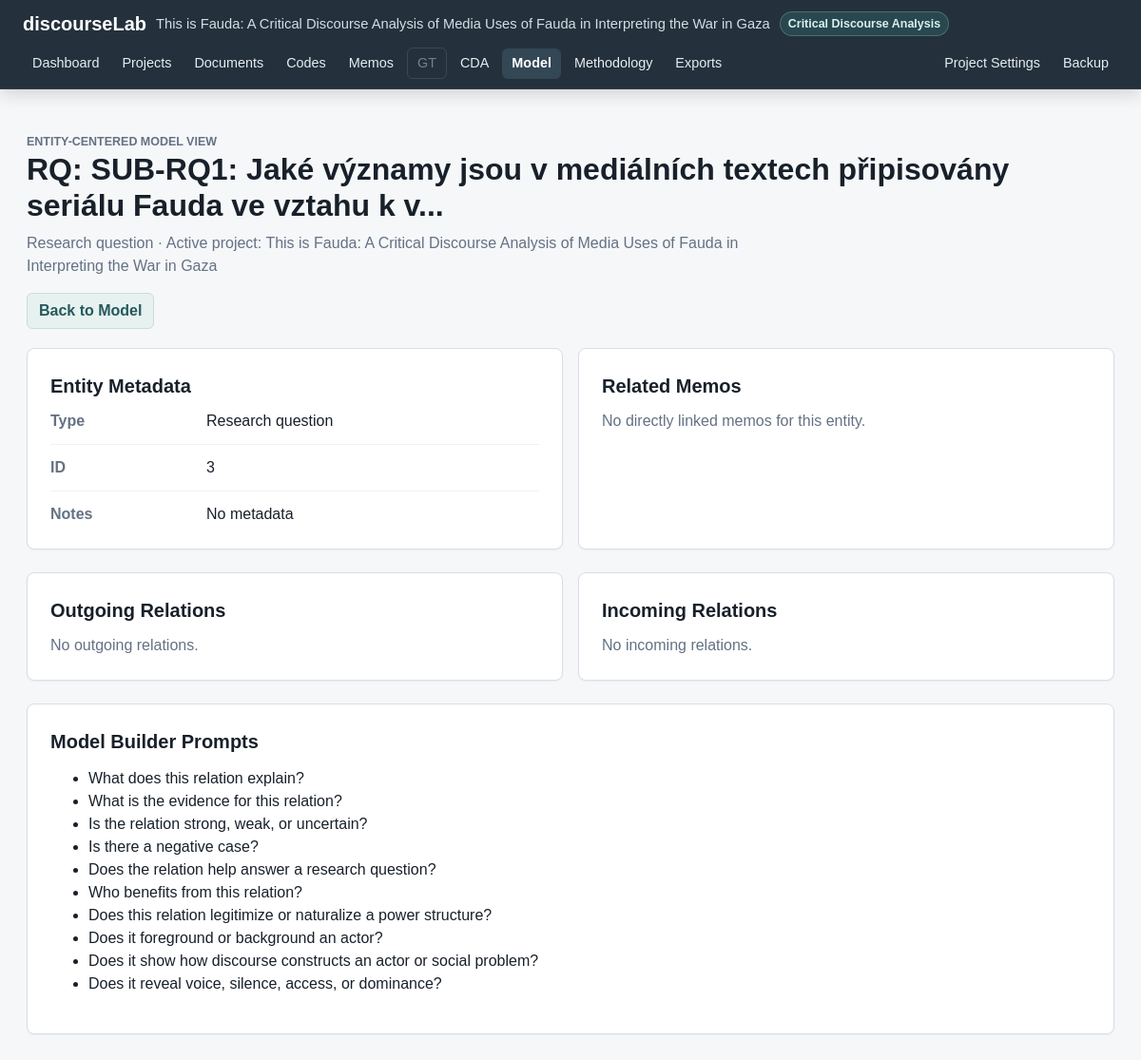
The page /model/entity/research_question/3 on the database its author committed.
### tables this page shows
CREATE TABLE projects (
    id INTEGER PRIMARY KEY AUTOINCREMENT,
    name TEXT NOT NULL,
    description TEXT,
    created_at TEXT NOT NULL DEFAULT CURRENT_TIMESTAMP,
    updated_at TEXT NOT NULL DEFAULT CURRENT_TIMESTAMP
, methodology_mode TEXT NOT NULL DEFAULT 'mixed', status TEXT NOT NULL DEFAULT 'active', last_opened_at TEXT, research_goal TEXT, principal_investigator TEXT);

### app.py (the view)
    @app.route("/model/entity/<entity_type>/<int:entity_id>")
    def model_entity(entity_type: str, entity_id: int):
        active_project = get_active_project()
        entity = get_entity_reference(entity_type, entity_id, active_project["id"])
        if entity is None:
            flash("Invalid model entity.", "error")
            abort(404)
        return render_template(
            "model_entity.html",
            title=f"Model Entity: {entity['label']}",
            active_page="model",
            active_project=active_project,
            entity=entity,
            outgoing_relations=get_entity_relations(active_project["id"], entity_type, entity_id, "outgoing"),
            incoming_relations=get_entity_relations(active_project["id"], entity_type, entity_id, "incoming"),
            related_memos=get_related_memos_for_model_entity(active_project["id"], entity_type, entity_id),
            mode_prompts=get_model_mode_prompts(active_project),
        )

### app.py (called while the page is built, shortened)
def get_db() -> sqlite3.Connection:
    if "db" not in g:
        g.db = sqlite3.connect(DATABASE)
        g.db.row_factory = sqlite3.Row
        g.db.execute("PRAGMA foreign_keys = ON")
    return g.db

def query_one(sql: str, params: tuple = ()) -> sqlite3.Row | None:
    return get_db().execute(sql, params).fetchone()

def query_all(sql: str, params: tuple = ()) -> list[sqlite3.Row]:
    return get_db().execute(sql, params).fetchall()

def get_project(project_id: int) -> sqlite3.Row | None:
    return query_one(
        """
        SELECT id, name, description, methodology_mode, status, last_opened_at,
               research_goal, principal_investigator, created_at, updated_at
        FROM projects
        WHERE id = ? AND status != 'deleted'
        """,
        (project_id,),
    )

def project_supports_gt(project: sqlite3.Row | dict) -> bool:
    return project["methodology_mode"] in {"gt", "mixed"}

def project_supports_cda(project: sqlite3.Row | dict) -> bool:
    return project["methodology_mode"] in {"cda", "mixed"}

def get_entities_for_type(entity_type: str, project_id: int) -> list[dict]:
    if entity_type == "research_question":
        rows = query_all(
            "SELECT id, question, note FROM research_questions WHERE project_id = ? ORDER BY id",
            (project_id,),
        )
        return [
            make_entity_option(
                "research_question",
                row["id"],
                f"RQ: {truncate_text(row['question'], 90)}",
                row["note"],
            )
            for row in rows
        ]

def make_entity_option(entity_type: str, entity_id: int, label: str, meta: str | None = None) -> dict:
    return {
        "type": entity_type,
        "id": entity_id,
        "value": f"{entity_type}:{entity_id}",
        "label": label,
        "type_label": RELATION_ENTITY_TYPES.get(entity_type) or METHODOLOGY_LINKED_ENTITY_TYPES.get(entity_type, entity_type),
        "meta": meta or "",
    }

def get_entity_reference(entity_type: str, entity_id: int, project_id: int) -> dict | None:
    if entity_type not in RELATION_ENTITY_TYPES:
        return None
    for entity in get_entities_for_type(entity_type, project_id):
        if entity["id"] == entity_id:
            return entity
    return None

def truncate_text(text: str, length: int = 80) -> str:
    text = " ".join((text or "").split())
    if len(text) <= length:
        return text
    return text[: length - 3] + "..."

### templates/model_entity.html
{% extends "base.html" %}
{% block content %}
<section class="page-header">
    <p class="eyebrow">Entity-centered model view</p>
    <h1>{{ entity.label }}</h1>
    <p>{{ entity.type_label }} · Active project: {{ active_project.name }}</p>
</section>
<section class="detail-actions">
    <a class="button-secondary" href="{{ url_for('model_builder') }}">Back to Model</a>
</section>
<section class="dashboard-grid">
    <article class="info-panel">
        <h2>Entity Metadata</h2>
        <dl class="metadata-list">
            <div><dt>Type</dt><dd>{{ entity.type_label }}</dd></div>
            <div><dt>ID</dt><dd>{{ entity.id }}</dd></div>
            <div><dt>Notes</dt><dd>{{ entity.meta or "No metadata" }}</dd></div>
        </dl>
    </article>
    <article class="info-panel">
        <h2>Related Memos</h2>
        {% if related_memos %}
            <ul class="compact-list">
                {% for memo in related_memos %}
                    <li><span>{{ memo.title }}</span><span>{{ memo.memo_type }} · {{ memo.status }}</span></li>
                {% endfor %}
            </ul>
        {% else %}
            <p>No directly linked memos for this entity.</p>
        {% endif %}
    </article>
</section>
<section class="dashboard-grid">
    <article class="info-panel">
        <h2>Outgoing Relations</h2>
        {% if outgoing_relations %}
            <div class="relation-list compact-relations">
                {% for relation in outgoing_relations %}
                    <article class="relation-card">
                        <h3>{{ relation.title or "Relation #" ~ relation.id }}</h3>
                        <div class="relation-flow">
                            <span class="entity-label">{{ relation.source_label }}</span>
                            <span class="relation-arrow">{{ relation.relation_label }} →</span>
                            <a class="entity-label" href="{{ url_for('model_entity', entity_type=relation.target_type, entity_id=relation.target_id) }}">{{ relation.target_label }}</a>
                        </div>
                        <span class="strength-badge strength-{{ relation.strength }}">{{ relation.strength_label }}</span>
                    </article>
                {% endfor %}
            </div>
        {% else %}
            <p>No outgoing relations.</p>
        {% endif %}
    </article>
    <article class="info-panel">
        <h2>Incoming Relations</h2>
        {% if incoming_relations %}
            <div class="relation-list compact-relations">
                {% for relation in incoming_relations %}
                    <article class="relation-card">
                        <h3>{{ relation.title or "Relation #" ~ relation.id }}</h3>
                        <div class="relation-flow">
                            <a class="entity-label" href="{{ url_for('model_entity', entity_type=relation.source_type, entity_id=relation.source_id) }}">{{ relation.source_label }}</a>
                            <span class="relation-arrow">{{ relation.relation_label }} →</span>
                            <span class="entity-label">{{ relation.target_label }}</span>
                        </div>
                        <span class="strength-badge strength-{{ relation.strength }}">{{ relation.strength_label }}</span>
                    </article>
                {% endfor %}
            </div>
        {% else %}
            <p>No incoming relations.</p>
        {% endif %}
    </article>
</section>
{% include "_model_helper.html" %}
{% endblock %}

### templates/base.html (shortened to what this page needs)
<!doctype html>
<html lang="en">
<head>
    <link rel="stylesheet" href="{{ url_for('static', filename='style.css') }}">
</head>
<body>
    <div class="app-shell">
        <header class="topbar" aria-label="Application navigation">
            <div class="topbar-brand">
                <a class="app-name" href="{{ url_for('dashboard') }}">discourseLab</a>
                <span class="app-project">{{ active_project.name if active_project else "No active project" }}</span>
                {% if active_project %}
                    <span class="methodology-badge">{{ methodology_mode_labels[active_project.methodology_mode] }}</span>
                {% endif %}
            </div>
            <nav class="top-nav" aria-label="Main navigation">
                <a href="{{ url_for('dashboard') }}" class="{{ 'active' if active_page == 'dashboard' else '' }}">Dashboard</a>
                <a href="{{ url_for('projects') }}" class="{{ 'active' if active_page == 'projects' else '' }}">Projects</a>
                <a href="{{ url_for('documents') }}" class="{{ 'active' if active_page == 'documents' else '' }}">Documents</a>
                <a href="{{ url_for('codes') }}" class="{{ 'active' if active_page == 'codes' else '' }}">Codes</a>
                <a href="{{ url_for('memos') }}" class="{{ 'active' if active_page == 'memos' else '' }}">Memos</a>
                {% if supports_gt %}
                    <a href="{{ url_for('gt_workspace') }}" class="{{ 'active' if active_page == 'gt' else '' }}">GT</a>
                {% else %}
                    <span class="nav-disabled">GT</span>
                {% endif %}
                {% if supports_cda %}
                    <a href="{{ url_for('cda_workspace') }}" class="{{ 'active' if active_page == 'cda' else '' }}">CDA</a>
                {% else %}
                    <span class="nav-disabled">CDA</span>
                {% endif %}
                <a href="{{ url_for('model_builder') }}" class="{{ 'active' if active_page == 'model' else '' }}">Model</a>
                <a href="{{ url_for('methodology') }}" class="{{ 'active' if active_page == 'methodology' else '' }}">Methodology</a>
                <a href="{{ url_for('exports') }}" class="{{ 'active' if active_page == 'exports' else '' }}">Exports</a>
            </nav>
            {% if active_project %}
                <nav class="top-nav top-nav-actions" aria-label="Project actions">
                    <a href="{{ url_for('edit_project', project_id=active_project.id) }}">Project Settings</a>
                    <a href="{{ url_for('export_project_backup') }}">Backup</a>
                </nav>
            {% endif %}
        </header>
        <main class="content">
            {% block content %}{% endblock %}
        </main>
    </div>
</body>
</html>

### static/style.css (style rules this page uses)
:root { --bg: #f6f7f9; --surface: #ffffff; --surface-muted: #eef2f5; --border: #d8dee6; --text: #18202a; --muted: #647184; --accent: #2f6f73; --accent-dark: #25595c; --accent-soft: #e7f1f0; --sidebar: #24313c; --sidebar-active: #334755; }
* { box-sizing: border-box; }
body { margin: 0; padding-top: 112px; min-height: 100vh; background: var(--bg); color: var(--text); font-family: Arial, Helvetica, sans-serif; line-height: 1.5; }
a { color: inherit; }
.app-shell { display: block; min-height: 100vh; }
.topbar { position: fixed; top: 0; right: 0; left: 0; z-index: 30; display: flex; align-items: center; flex-wrap: wrap; gap: 10px 18px; min-height: 64px; padding: 10px 24px; color: #ffffff; background: var(--sidebar); border-bottom: 1px solid rgba(255, 255, 255, 0.08); box-shadow: 0 4px 18px rgba(24, 32, 42, 0.18); }
.topbar-brand { display: flex; align-items: center; flex-wrap: wrap; gap: 8px 10px; min-width: 220px; }
.app-name { color: #ffffff; font-size: 1.25rem; font-weight: 700; text-decoration: none; }
.app-project { color: #d5dde5; font-size: 0.92rem; }
.methodology-badge { display: inline-flex; align-items: center; min-height: 24px; padding: 3px 8px; border-radius: 999px; color: #d8f0ed; background: rgba(47, 111, 115, 0.36); border: 1px solid rgba(216, 240, 237, 0.22); font-size: 0.78rem; font-weight: 700; }
.top-nav { display: flex; align-items: center; flex-wrap: wrap; gap: 4px; }
.top-nav-actions { margin-left: auto; }
.top-nav a, .top-nav .nav-disabled { display: block; min-height: 32px; padding: 7px 10px; border-radius: 6px; text-decoration: none; font-size: 0.9rem; line-height: 1.2; }
.top-nav a { color: #e7edf2; }
.top-nav .nav-disabled { color: rgba(231, 237, 242, 0.42); border: 1px solid rgba(231, 237, 242, 0.12); }
.top-nav a.active { background: var(--sidebar-active); color: #ffffff; font-weight: 700; }
.content { padding: 28px; max-width: 1480px; width: 100%; margin: 0 auto; }
.page-header { margin-bottom: 24px; }
.page-header h1 { margin: 0 0 8px; font-size: 2rem; line-height: 1.2; }
.page-header p { margin: 0; max-width: 760px; color: var(--muted); }
.eyebrow { margin-bottom: 6px; color: var(--accent-dark); font-size: 0.78rem; font-weight: 700; letter-spacing: 0; text-transform: uppercase; }
.dashboard-grid { display: grid; grid-template-columns: repeat(2, minmax(0, 1fr)); gap: 16px; margin-bottom: 24px; }
.metric-card, .info-panel { background: var(--surface); border: 1px solid var(--border); border-radius: 8px; box-shadow: 0 1px 2px rgba(24, 32, 42, 0.04); }
.info-panel { padding: 24px; }
.info-panel h2 { margin: 0 0 10px; font-size: 1.25rem; }
.info-panel p { max-width: 780px; margin: 0 0 12px; color: var(--muted); }
.info-panel p:last-child { margin-bottom: 0; }
.metadata-list { display: grid; gap: 12px; margin: 0; }
.metadata-list div { display: grid; grid-template-columns: 150px 1fr; gap: 14px; padding-bottom: 12px; border-bottom: 1px solid var(--surface-muted); }
.metadata-list div:last-child { padding-bottom: 0; border-bottom: 0; }
.metadata-list dt { color: var(--muted); font-weight: 700; }
.metadata-list dd { margin: 0; }
button, .button-primary, .button-secondary, .button-danger { display: inline-flex; align-items: center; justify-content: center; min-height: 38px; width: fit-content; border: 1px solid transparent; border-radius: 6px; padding: 8px 12px; font: inherit; font-weight: 700; line-height: 1; text-decoration: none; cursor: pointer; }
.button-secondary { color: var(--accent-dark); background: var(--accent-soft); border-color: #c8ddda; }
.detail-actions { margin: -8px 0 20px; }

### rows shown on the page
projects: name "This is Fauda: A Critical Discourse Analysis of Media Uses of Fauda in Interpreting the War in Gaza", methodology_mode "Critical Discourse Analysis"

### other values the page prints
{{ entity.label }} "RQ: SUB-RQ1: Jaké významy jsou v mediálních textech připisovány seriálu Fauda ve vztahu k v..."
{{ entity.type_label }} "Research question"
{{ entity.id }} "3"
{{ entity.meta or "No metadata" }} "No metadata"
{{ prompt }} "What does this relation explain?" "What is the evidence for this relation?" "Is the relation strong, weak, or uncertain?" "Is there a negative case?" "Does the relation help answer a research question?" "Who benefits from this relation?" "Does this relation legitimize or naturalize a power structure?" "Does it foreground or background an actor?" "Does it show how discourse constructs an actor or social problem?" "Does it reveal voice, silence, access, or dominance?"
